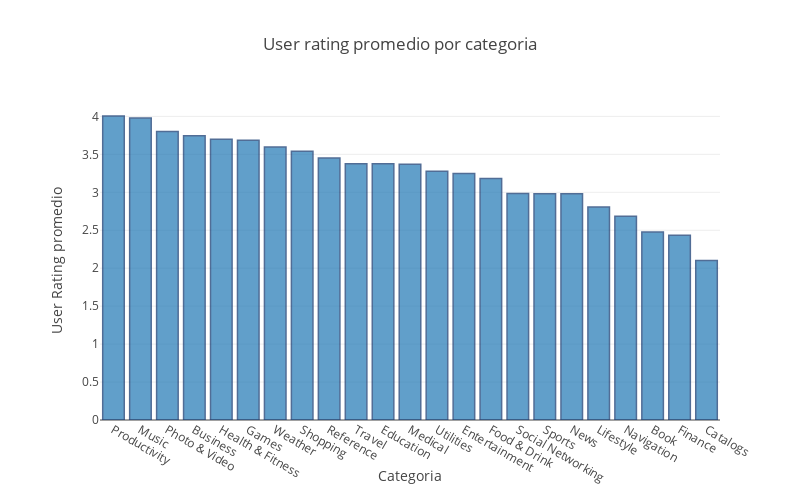

The code cell stored with this chart in its notebook:
### Markdown cell above
Los resultados varían parecido en el caso de las apps pagas y de las gratuitas. En general vemos que la distribución de las puntuaciones de usuarios son parecidas en todas las categorías. 

Se puede destacar, que para el caso de entretenimiento y otros sí se aprecian puntuaciones entre 1 y 2. Mientras que en el resto de las categorías las puntuaciones más presentes son 0 y luego entre 3 y 5, generalmente los valores entre 1 y 2 son poco usados. De todos modos las distribuciones son parecidas tanto para pagas como no pagas.

Se puede notar que en las apps pagas, en el genero *Educacion* tenemos mayor concentracion en la puntuación 4 para las pagas, mientras que para las no pagas, entre los valors 3 y 5, la distribuión es mas pareja.

La mayoría de apps relacionadas a Redes sociales por aplia diferencia es gratis. No sería popular tener que pagar por una red social; ademas las redes sociales generan ingresos mediante publicidades, por lo que conviene tener una base amplia de usuarios, por mas que eso signifique que ellos esten 'gratis'.


No perder de vista que todas las apps también pueden generar ingresos mediante *in app purchases*.

### Code cell
cnt_srs = apps[['prime_genre', 'user_rating']].groupby('prime_genre').mean()['user_rating'].sort_values(ascending=False)

trace = go.Bar(
    x = cnt_srs.index,
    y = cnt_srs.values,
    marker = dict(
        line = dict(color='rgb(8, 48, 107)',
                    width = 1.5)
    ),
    opacity = 0.7
)
data = [trace]

layout = go.Layout(
    title = 'User rating promedio por categoria',
    margin = dict(
        l = 100
    ),
    xaxis = dict(
        title = 'Categoria'
    ),
    yaxis = dict(
        title = 'User Rating promedio'
    ),
    width = 800,
    height = 500
)

fig = go.Figure(data=data, layout=layout)
py.iplot(fig)

### Figure 1 — Plotly figure (JSON) as saved in the notebook; plotly's stock layout.template omitted (floating-point values rounded to 4 significant figures)
{"data": [{"marker": {"line": {"color": "rgb(8, 48, 107)", "width": 1.5}}, "opacity": 0.7, "type": "bar", "x": ["Productivity", "Music", "Photo & Video", "Business", "Health & Fitness", "Games", "Weather", "Shopping", "Reference", "Travel", "Education", "Medical", "Utilities", "Entertainment", "Food & Drink", "Social Networking", "Sports", "News", "Lifestyle", "Navigation", "Book", "Finance", "Catalogs"], "y": [4.006, 3.978, 3.801, 3.746, 3.7, 3.685, 3.597, 3.541, 3.453, 3.377, 3.376, 3.37, 3.278, 3.247, 3.183, 2.985, 2.982, 2.98, 2.806, 2.685, 2.478, 2.433, 2.1]}], "layout": {"height": 500, "margin": {"l": 100}, "title": "User rating promedio por categoria", "width": 800, "xaxis": {"title": "Categoria"}, "yaxis": {"title": "User Rating promedio"}}}
